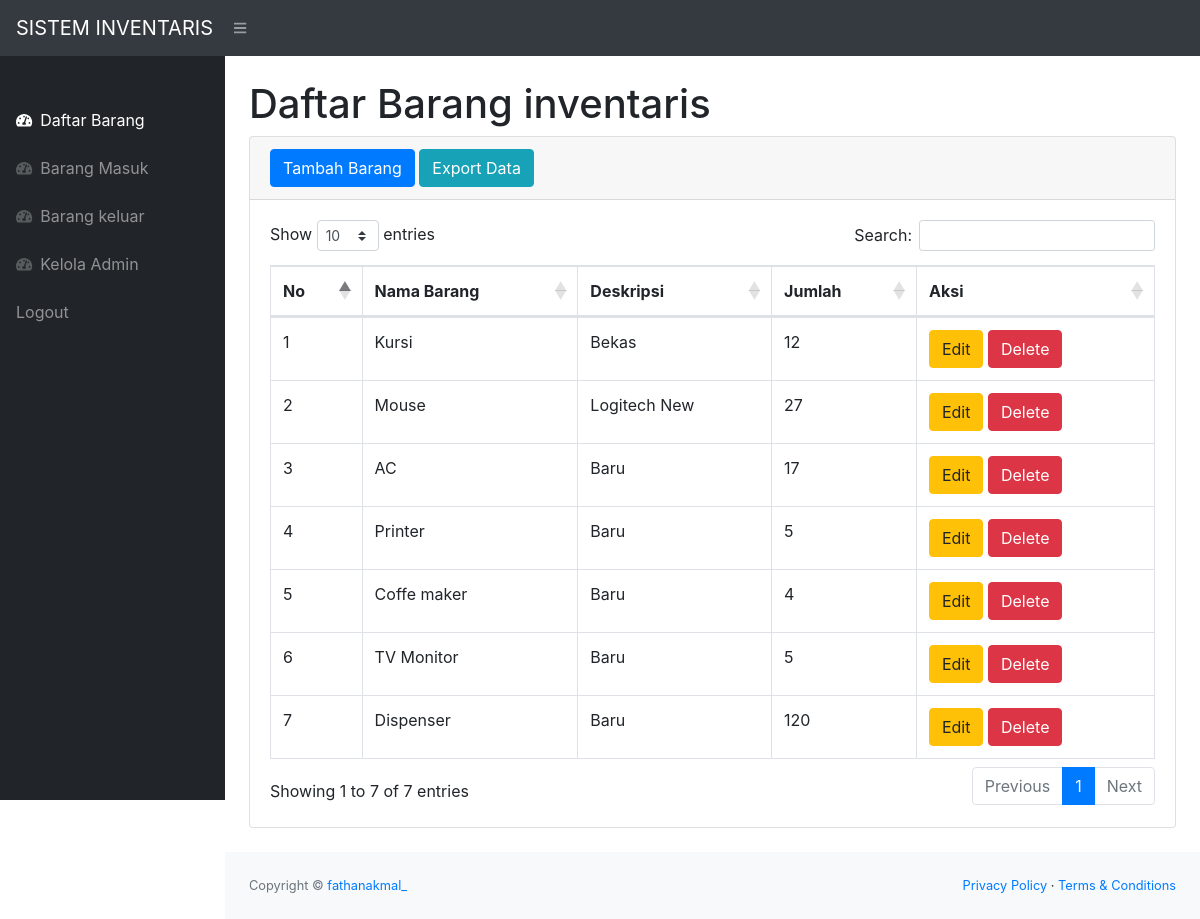
Screenshot of /index.php (signed in) with the database file from the repository.
### tables this page shows
CREATE TABLE `stock` (
  `idbarang` int(11) NOT NULL,
  `namabarang` varchar(25) NOT NULL,
  `deskripsi` varchar(25) NOT NULL,
  `stock` int(11) NOT NULL
);

### index.php (the view, shortened to what this page needs)
<?php
require 'function.php';
?>
<!DOCTYPE html>
<html lang="en">
<head>
    <link href="css/styles.css" rel="stylesheet" />
    <link href="https://cdn.datatables.net/1.10.20/css/dataTables.bootstrap4.min.css" rel="stylesheet" />
</head>
<body class="sb-nav-fixed">
    <nav class="sb-topnav navbar navbar-expand navbar-dark bg-dark">
        <a class="navbar-brand" href="index.php">SISTEM INVENTARIS</a>
        <button class="btn btn-link btn-sm order-1 order-lg-0" id="sidebarToggle" href="#"><i class="fas fa-bars"></i></button>
    </nav>
    <div id="layoutSidenav">
        <div id="layoutSidenav_nav">
            <nav class="sb-sidenav accordion sb-sidenav-dark" id="sidenavAccordion">
                <div class="sb-sidenav-menu">
                    <div class="nav">
                        <div class="sb-sidenav-menu-heading"></div>
                        <a class="nav-link" href="index.php">
                            <div class="sb-nav-link-icon"><i class="fas fa-tachometer-alt"></i></div>
                            Daftar Barang
                        </a>
                        <a class="nav-link" href="masuk.php">
                            <div class="sb-nav-link-icon"><i class="fas fa-tachometer-alt"></i></div>
                            Barang Masuk
                        </a>
                        <a class="nav-link" href="keluar.php">
                            <div class="sb-nav-link-icon"><i class="fas fa-tachometer-alt"></i></div>
                            Barang keluar
                        </a>
                        <a class="nav-link" href="admin.php">
                            <div class="sb-nav-link-icon"><i class="fas fa-tachometer-alt"></i></div>
                            Kelola Admin
                        </a>
                        <a class="nav-link" href="logout.php">
                            Logout
                        </a>
                    </div>
                </div>
            </nav>
        </div>
        <div id="layoutSidenav_content">
            <main>
                <div class="container-fluid">
                    <h1 class="mt-4">Daftar Barang inventaris</h1>
                    <div class="card mb-4">
                        <div class="card-header">
                            <button type="button" class="btn btn-primary" data-toggle="modal" data-target="#myModal">
                                Tambah Barang
                            </button>
                            <a href="export.php" class="btn btn-info">Export Data</a>
                        </div>
                        <div class="card-body">
                            <div class="table-responsive">
                                <table class="table table-bordered" id="dataTable" width="100%" cellspacing="0">
                                    <thead>
                                        <tr>
                                            <th>No</th>
                                            <th>Nama Barang</th>
                                            <th>Deskripsi</th>
                                            <th>Jumlah</th>
                                            <th>Aksi</th>
                                        </tr>
                                    </thead>
                                    <tbody>
                                        <?php
                                        $ambilsemuadatastock = mysqli_query($conn, "select * from stock");
                                        $i = 1;
                                        while ($data = mysqli_fetch_array($ambilsemuadatastock)) {
                                            $namabarang = $data['namabarang'];
                                            $deskripsi = $data['deskripsi'];
                                            $stock = $data['stock'];
                                            $idb = $data['idbarang'];
                                        ?>
                                            <tr>
                                                <td><?= $i++; ?></td>
                                                <td><?= $namabarang; ?></td>
                                                <td><?= $deskripsi; ?></td>
                                                <td><?= $stock; ?></td>
                                                <td>
                                                    <button type="button" class="btn btn-warning" data-toggle="modal" data-target="#edit<?= $idb; ?>">
                                                        Edit
                                                    </button>
                                                    <button type="button" class="btn btn-danger" data-toggle="modal" data-target="#delete<?= $idb; ?>">
                                                        Delete
                                                    </button>
                                                </td>
                                            </tr>
                                        <?php
                                        };
                                        ?>
                                    </tbody>
                                </table>
                            </div>
                        </div>
                    </div>
                </div>
            </main>
            <footer class="py-4 bg-light mt-auto">
                <div class="container-fluid">
                    <div class="d-flex align-items-center justify-content-between small">
                        <div class="text-muted">Copyright &copy; <a href="https://www.instagram.com/fathanakmal_">fathanakmal_</a></div>
                        <div>
                            <a href="#">Privacy Policy</a>
                            &middot;
                            <a href="#">Terms &amp; Conditions</a>
                        </div>
                    </div>
                </div>
            </footer>
        </div>
    </div>
</body>
</html>

### rows the page displays
stock: namabarang "Kursi", deskripsi "Bekas", stock "12"
stock: namabarang "Mouse", deskripsi "Logitech New", stock "27"
stock: namabarang "AC", deskripsi "Baru", stock "17"
stock: namabarang "Printer", deskripsi "Baru", stock "5"
stock: namabarang "Coffe maker", deskripsi "Baru", stock "4"
stock: namabarang "TV Monitor", deskripsi "Baru", stock "5"
stock: namabarang "Dispenser", deskripsi "Baru", stock "120"
